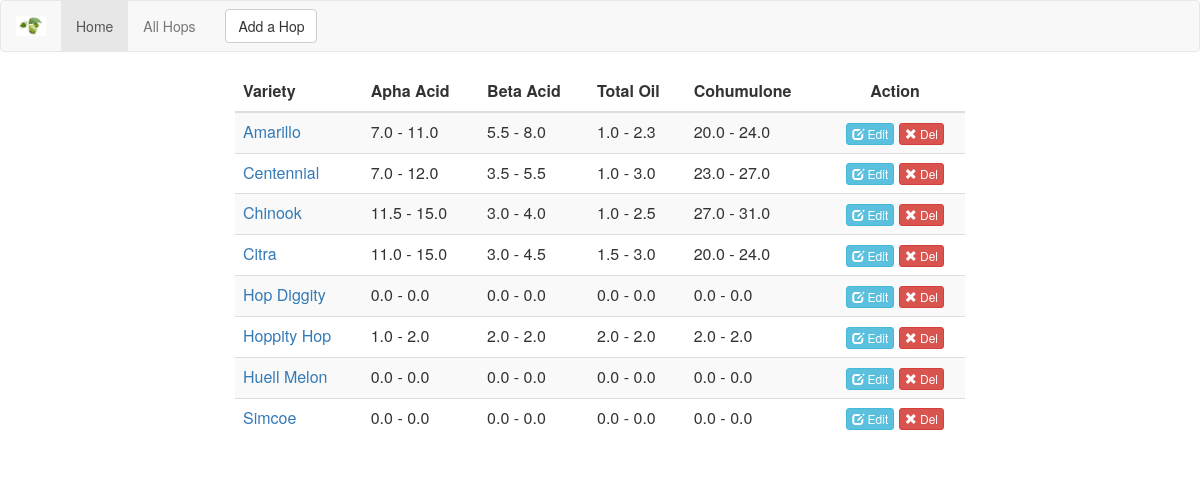
Before: /hops/ with the older database file.
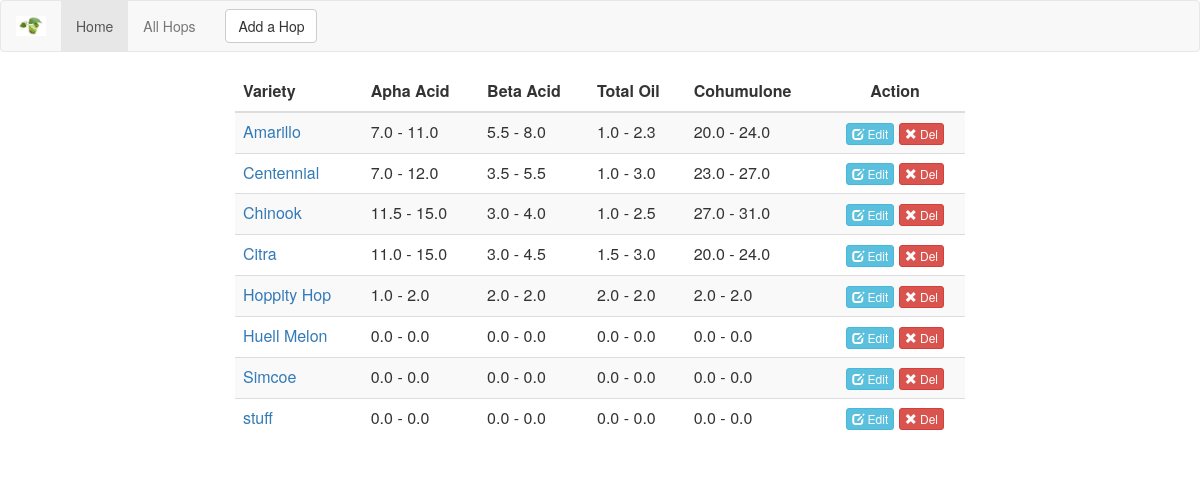
After: the same page with the newer database file.
### djangit/models.py (models this page shows, shortened)
class Hop(models.Model):
    hop_name = models.CharField(max_length=50, null=False, blank=False)
    alpha_acid_low = models.DecimalField(max_digits=4, decimal_places=1, null=False, blank=False, default='0')
    alpha_acid_high = models.DecimalField(max_digits=4, decimal_places=1, null=False, blank=False, default='0')
    beta_acid_low = models.DecimalField(max_digits=4, decimal_places=1, null=False, blank=False, default='0')
    beta_acid_high = models.DecimalField(max_digits=4, decimal_places=1, null=False, blank=False, default='0')
    total_oil_low = models.DecimalField(max_digits=4, decimal_places=1, null=False, blank=False, default='0')
    total_oil_high = models.DecimalField(max_digits=4, decimal_places=1, null=False, blank=False, default='0')
    cohumulone_low = models.DecimalField(max_digits=4, decimal_places=1, null=False, blank=False, default='0')
    cohumulone_high = models.DecimalField(max_digits=4, decimal_places=1, null=False, blank=False, default='0')

### djangit/views.py (the view)
# urls.py: url(r'^hops/(?P<id>[0-9]+)/edit/$', views.edithop, name='edithop'),
def hops(request):
    if request.method == 'GET':
        all_hops = Hop.objects.all().order_by('hop_name')
        template = loader.get_template('hops.html')
        model =  {
            "all_hops":all_hops
            }
        return HttpResponse(template.render(model))
    else:
        form = HopForm(request.POST)
        template = loader.get_template('hops.html')
        form.save()
        return HttpResponseRedirect('/hops/')

### djangit/templates/hops.html
{% include '_navbar.html' %}
<html>
  <head>
  </head>
  <body>
    <div class="container">
      <div class="row col-md-8 col-md-offset-2 custyle">
        <table class="table table-striped custab">
          <thead>
            <tr>
              <th>Variety</th>
              <th>Apha Acid</th>
              <th>Beta Acid</th>
              <th>Total Oil</th>
              <th>Cohumulone</th>
              <th class="text-center">Action</th>
            </tr>
          </thead>
          {% for hop in all_hops %}
            <tr>
              <td><a href="/hops/{{hop.id}}/">{{ hop.hop_name }}</a></td>
              <td>{{ hop.alpha_acid_low }} - {{ hop.alpha_acid_high }}</td>
              <td>{{ hop.beta_acid_low }} - {{ hop.beta_acid_high }}</td>
              <td>{{ hop.total_oil_low }} - {{ hop.total_oil_high }}</td>
              <td>{{ hop.cohumulone_low }} - {{ hop.cohumulone_high }}</td>
              <td class="text-center"><a class='btn btn-info btn-xs' href="/hops/{{hop.id}}/edit/"><span class="glyphicon glyphicon-edit"></span> Edit</a> <a href="/hops/{{hop.id}}/delete/" class="btn btn-danger btn-xs"><span class="glyphicon glyphicon-remove"></span> Del</a></td>
            </tr>
          {% endfor %}
        </table>
      </div>
    </div>
  </body>
</html>

### djangit/templates/_navbar.html (shortened to what this page needs)
{% load bootstrap3 %}
{% bootstrap_css %}
{% load static %}
<nav class="navbar navbar-default">
  <div class="container-fluid">
    <div class="navbar-header">
      <img class="navbar-brand" src="{% static "image/logo.jpg" %}" alt="hoppy"/>
    </div>
    <div class="collapse navbar-collapse" id="bs-example-navbar-collapse-1">
      <ul class="nav navbar-nav">
        <li class="active"><a href="/">Home <span class="sr-only">(current)</span></a></li>
        <li><a href="/hops">All Hops</a></li>
      </ul>
      <form class="navbar-form navbar-left">
        <a href="/hops/new/" type="button" class="btn btn-default">Add a Hop</a>
      </form>
    </div>
  </div>
</nav>

Changed rows visible on the page:
removed Hop: hop_name "Hop Diggity", alpha_acid_low "0.0", alpha_acid_high "0.0", beta_acid_low "0.0", beta_acid_high "0.0", total_oil_low "0.0", total_oil_high "0.0", cohumulone_low "0.0", cohumulone_high "0.0"
added Hop: hop_name "stuff", alpha_acid_low "0.0", alpha_acid_high "0.0", beta_acid_low "0.0", beta_acid_high "0.0", total_oil_low "0.0", total_oil_high "0.0", cohumulone_low "0.0", cohumulone_high "0.0"
